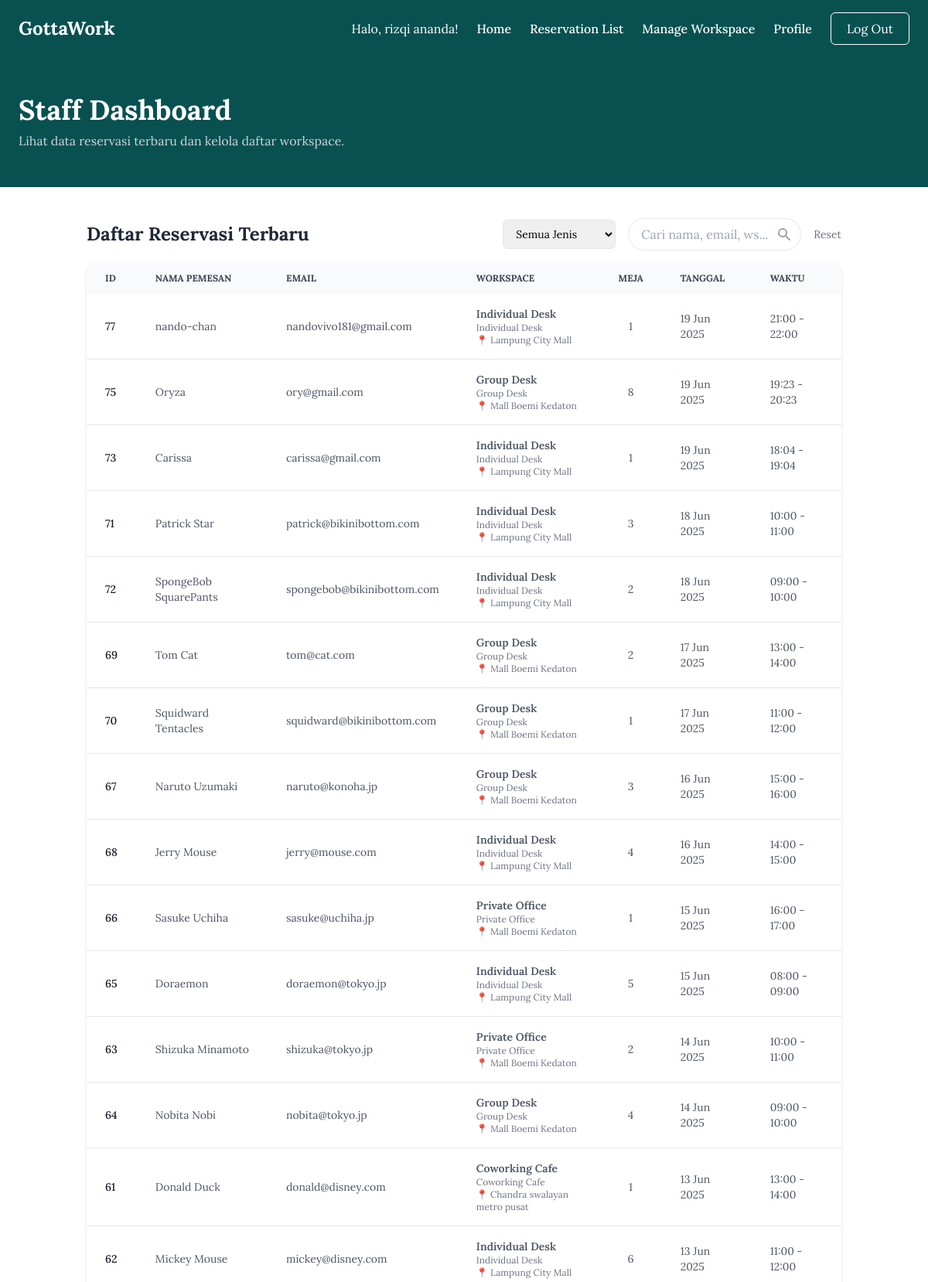
The page /staff/staff_homepage.php (signed in, upper part) on the database its author committed.
### tables this page shows
CREATE TABLE `bookings` (
  `id` int NOT NULL,
  `name` varchar(100) DEFAULT NULL,
  `email` varchar(100) DEFAULT NULL,
  `user_id` int DEFAULT NULL,
  `start_date` date DEFAULT NULL,
  `end_date` date DEFAULT NULL,
  `start_time` time DEFAULT NULL,
  `end_time` time DEFAULT NULL,
  `workspace_type` varchar(50) DEFAULT NULL,
  `workspace_name` varchar(100) DEFAULT NULL,
  `location` varchar(100) DEFAULT NULL,
  `image_path` varchar(255) DEFAULT NULL,
  `desk_number` varchar(10) DEFAULT NULL,
  `created_at` timestamp NULL DEFAULT CURRENT_TIMESTAMP
);

### staff/staff_homepage.php (the view, shortened to what this page needs)
<?php
require_once '../db.php';
$search_query = $_GET['search'] ?? '';
$sql = "SELECT * FROM bookings";
$params = [];
$sql .= " ORDER BY created_at DESC";
try {
    $stmt = $conn->prepare($sql);
    $stmt->execute($params);
    $bookings = $stmt->fetchAll(PDO::FETCH_ASSOC);
} catch (PDOException $e) {
    $bookings = [];
    $error_message = "Gagal memuat data booking: " . $e->getMessage();
}
?>
<!DOCTYPE html>
<html lang="id">
<head>
    <script src="https://cdn.tailwindcss.com"></script>
</head>
<body class="bg-gray-100 flex flex-col min-h-screen">
    <div class="flex-grow">
        <?php
            require_once '../includes/header_staff.php';
        ?>
        <div class="bg-custom-gray text-white">
          <section class="px-6 py-12 max-w-7xl mx-auto">
            <h1 class="text-4xl font-bold">Staff Dashboard</h1>
            <p class="text-gray-300 mt-2">Lihat data reservasi terbaru dan kelola daftar workspace.</p>
          </section>
        </div>
        <div class="bg-white py-10">
            <main class="container mx-auto px-6">
                <div class="flex flex-wrap justify-between items-center gap-4 mb-4">
                    <h2 class="text-2xl font-bold text-gray-800">Daftar Reservasi Terbaru</h2>
                    <form method="GET" action="" class="flex flex-wrap items-center gap-4">
                        <div>
                            <select name="filter_type" onchange="this.form.submit()" class="border rounded-md py-2 px-3 focus:outline-none focus:ring-2 focus:ring-teal-500 text-sm">
                                <option value="">Semua Jenis</option>
                            </select>
                        </div>
                        <div class="relative">
                            <input type="text" name="search" placeholder="Cari nama, email, ws..."
                                   class="border rounded-full py-2 px-4 w-56 focus:outline-none focus:ring-2 focus:ring-teal-500"
                                   value="<?= htmlspecialchars($search_query) ?>">
                            <button type="submit" class="absolute right-3 top-1/2 -translate-y-1/2 text-gray-400 hover:text-teal-600">
                                <svg xmlns="http://www.w3.org/2000/svg" class="h-5 w-5" viewBox="0 0 20 20" fill="currentColor">
                                    <path fill-rule="evenodd" d="M8 4a4 4 0 100 8 4 4 0 000-8zM2 8a6 6 0 1110.89 3.476l4.817 4.817a1 1 0 01-1.414 1.414l-4.816-4.816A6 6 0 012 8z" clip-rule="evenodd" />
                                </svg>
                            </button>
                        </div>
                        <a href="staff_homepage.php" class="text-sm text-gray-500 hover:text-black">Reset</a>
                    </form>
                </div>
                <div class="overflow-x-auto shadow-md sm:rounded-lg">
                    <table class="w-full text-sm text-left text-gray-600">
                        <thead class="text-xs text-gray-700 uppercase bg-gray-50">
                            <tr>
                                <th scope="col" class="px-6 py-3">ID</th>
                                <th scope="col" class="px-6 py-3">Nama Pemesan</th>
                                <th scope="col" class="px-6 py-3">Email</th>
                                <th scope="col" class="px-6 py-3">Workspace</th>
                                <th scope="col" class="px-6 py-3 text-center">Meja</th>
                                <th scope="col" class="px-6 py-3">Tanggal</th>
                                <th scope="col" class="px-6 py-3">Waktu</th>
                            </tr>
                        </thead>
                        <tbody>
                            <?php if (!empty($bookings)): ?>
                                <?php foreach ($bookings as $row): ?>
                                    <tr class="bg-white border-b hover:bg-gray-50">
                                        <td class="px-6 py-4 font-medium text-gray-900"><?= htmlspecialchars($row['id']) ?></td>
                                        <td class="px-6 py-4"><?= htmlspecialchars($row['name']) ?></td>
                                        <td class="px-6 py-4"><?= htmlspecialchars($row['email']) ?></td>
                                        <td class="px-6 py-4">
                                            <div class="font-semibold"><?= htmlspecialchars($row['workspace_name'] ?? 'N/A') ?></div>
                                            <div class="text-xs text-gray-500"><?= htmlspecialchars($row['workspace_type'] ?? 'N/A') ?></div>
                                            <div class="text-xs text-gray-500">📍 <?= htmlspecialchars($row['location'] ?? 'N/A') ?></div>
                                        </td>
                                        <td class="px-6 py-4 text-center"><?= htmlspecialchars($row['desk_number']) ?></td>
                                        <td class="px-6 py-4"><?= date('d M Y', strtotime($row['start_date'])) ?></td>
                                        <td class="px-6 py-4"><?= date('H:i', strtotime($row['start_time'])) ?> - <?= date('H:i', strtotime($row['end_time'])) ?></td>
                                    </tr>
                                <?php endforeach; ?>
                            <?php endif; ?>
                        </tbody>
                    </table>
                </div>
            </main>
        </div>
    </div>
</body>
</html>

### staff/staff_homepage.php (style rules this page uses)
.bg-custom-gray { background-color: #095151; }
body { font-family: 'Lora', serif; }

### rows shown on the page
bookings: id "77", name "nando-chan", email "nandovivo181@gmail.com", workspace_name "Individual Desk", workspace_type "Individual Desk", location "Lampung City Mall", desk_number "1", start_date "19 Jun 2025", start_time "21:00", end_time "22:00"
bookings: id "75", name "Oryza", email "ory@gmail.com", workspace_name "Group Desk", workspace_type "Group Desk", location "Mall Boemi Kedaton", desk_number "8", start_date "19 Jun 2025", start_time "19:23", end_time "20:23"
bookings: id "73", name "Carissa", email "carissa@gmail.com", workspace_name "Individual Desk", workspace_type "Individual Desk", location "Lampung City Mall", desk_number "1", start_date "19 Jun 2025", start_time "18:04", end_time "19:04"
bookings: id "71", name "Patrick Star", email "patrick@bikinibottom.com", workspace_name "Individual Desk", workspace_type "Individual Desk", location "Lampung City Mall", desk_number "3", start_date "18 Jun 2025", start_time "10:00", end_time "11:00"
bookings: id "72", name "SpongeBob SquarePants", email "spongebob@bikinibottom.com", workspace_name "Individual Desk", workspace_type "Individual Desk", location "Lampung City Mall", desk_number "2", start_date "18 Jun 2025", start_time "09:00", end_time "10:00"
bookings: id "69", name "Tom Cat", email "tom@cat.com", workspace_name "Group Desk", workspace_type "Group Desk", location "Mall Boemi Kedaton", desk_number "2", start_date "17 Jun 2025", start_time "13:00", end_time "14:00"
bookings: id "70", name "Squidward Tentacles", email "squidward@bikinibottom.com", workspace_name "Group Desk", workspace_type "Group Desk", location "Mall Boemi Kedaton", desk_number "1", start_date "17 Jun 2025", start_time "11:00", end_time "12:00"
bookings: id "67", name "Naruto Uzumaki", email "naruto@konoha.jp", workspace_name "Group Desk", workspace_type "Group Desk", location "Mall Boemi Kedaton", desk_number "3", start_date "16 Jun 2025", start_time "15:00", end_time "16:00"
bookings: id "68", name "Jerry Mouse", email "jerry@mouse.com", workspace_name "Individual Desk", workspace_type "Individual Desk", location "Lampung City Mall", desk_number "4", start_date "16 Jun 2025", start_time "14:00", end_time "15:00"
bookings: id "66", name "Sasuke Uchiha", email "sasuke@uchiha.jp", workspace_name "Private Office", workspace_type "Private Office", location "Mall Boemi Kedaton", desk_number "1", start_date "15 Jun 2025", start_time "16:00", end_time "17:00"
bookings: id "65", name "Doraemon", email "doraemon@tokyo.jp", workspace_name "Individual Desk", workspace_type "Individual Desk", location "Lampung City Mall", desk_number "5", start_date "15 Jun 2025", start_time "08:00", end_time "09:00"
bookings: id "63", name "Shizuka Minamoto", email "shizuka@tokyo.jp", workspace_name "Private Office", workspace_type "Private Office", location "Mall Boemi Kedaton", desk_number "2", start_date "14 Jun 2025", start_time "10:00", end_time "11:00"
bookings: id "64", name "Nobita Nobi", email "nobita@tokyo.jp", workspace_name "Group Desk", workspace_type "Group Desk", location "Mall Boemi Kedaton", desk_number "4", start_date "14 Jun 2025", start_time "09:00", end_time "10:00"
bookings: id "61", name "Donald Duck", email "donald@disney.com", workspace_name "Coworking Cafe", workspace_type "Coworking Cafe", location "Chandra swalayan metro pusat", desk_number "1", start_date "13 Jun 2025", start_time "13:00", end_time "14:00"
bookings: id "62", name "Mickey Mouse", email "mickey@disney.com", workspace_name "Individual Desk", workspace_type "Individual Desk", location "Lampung City Mall", desk_number "6", start_date "13 Jun 2025", start_time "11:00", end_time "12:00"

### other values the page prints
$_SESSION['name'] "rizqi ananda"
